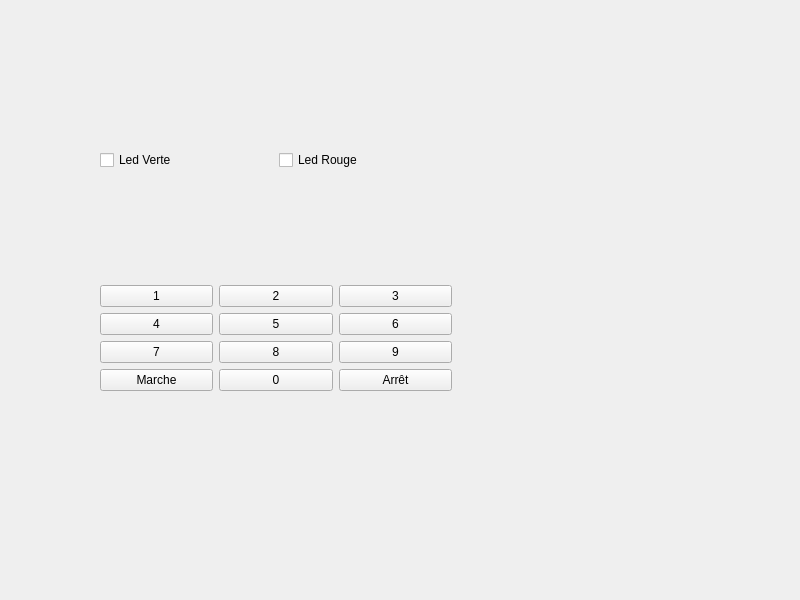
<?xml version="1.0" encoding="UTF-8"?>
<ui version="4.0">
 <class>Clavier</class>
 <widget class="QWidget" name="Clavier">
  <property name="geometry">
   <rect>
    <x>0</x>
    <y>0</y>
    <width>800</width>
    <height>600</height>
   </rect>
  </property>
  <property name="windowTitle">
   <string>Clavier</string>
  </property>
  <widget class="QWidget" name="verticalLayoutWidget">
   <property name="geometry">
    <rect>
     <x>100</x>
     <y>150</y>
     <width>352</width>
     <height>241</height>
    </rect>
   </property>
   <layout class="QVBoxLayout" name="verticalLayout">
    <item>
     <layout class="QHBoxLayout" name="horizontalLayout">
      <item>
       <widget class="QCheckBox" name="checkBox_2">
        <property name="text">
         <string>Led Verte</string>
        </property>
       </widget>
      </item>
      <item>
       <widget class="QCheckBox" name="checkBox">
        <property name="text">
         <string>Led Rouge</string>
        </property>
       </widget>
      </item>
     </layout>
    </item>
    <item>
     <spacer name="verticalSpacer">
      <property name="orientation">
       <enum>Qt::Vertical</enum>
      </property>
      <property name="sizeHint" stdset="0">
       <size>
        <width>20</width>
        <height>40</height>
       </size>
      </property>
     </spacer>
    </item>
    <item>
     <layout class="QGridLayout" name="gridLayout">
      <item row="2" column="0">
       <widget class="QPushButton" name="pushButton_10">
        <property name="text">
         <string>7</string>
        </property>
       </widget>
      </item>
      <item row="0" column="0">
       <widget class="QPushButton" name="pushButton_2">
        <property name="text">
         <string>1</string>
        </property>
       </widget>
      </item>
      <item row="0" column="1">
       <widget class="QPushButton" name="pushButton_4">
        <property name="text">
         <string>2</string>
        </property>
       </widget>
      </item>
      <item row="2" column="1">
       <widget class="QPushButton" name="pushButton_11">
        <property name="text">
         <string>8</string>
        </property>
       </widget>
      </item>
      <item row="1" column="0">
       <widget class="QPushButton" name="pushButton">
        <property name="text">
         <string>4</string>
        </property>
       </widget>
      </item>
      <item row="1" column="2">
       <widget class="QPushButton" name="pushButton_6">
        <property name="text">
         <string>6</string>
        </property>
       </widget>
      </item>
      <item row="3" column="0">
       <widget class="QPushButton" name="pushButton_7">
        <property name="text">
         <string>Marche</string>
        </property>
       </widget>
      </item>
      <item row="1" column="1">
       <widget class="QPushButton" name="pushButton_3">
        <property name="text">
         <string>5</string>
        </property>
       </widget>
      </item>
      <item row="0" column="2">
       <widget class="QPushButton" name="pushButton_5">
        <property name="text">
         <string>3</string>
        </property>
       </widget>
      </item>
      <item row="2" column="2">
       <widget class="QPushButton" name="pushButton_12">
        <property name="text">
         <string>9</string>
        </property>
       </widget>
      </item>
      <item row="3" column="2">
       <widget class="QPushButton" name="pushButton_9">
        <property name="text">
         <string>Arrêt</string>
        </property>
       </widget>
      </item>
      <item row="3" column="1">
       <widget class="QPushButton" name="pushButton_8">
        <property name="text">
         <string>0</string>
        </property>
       </widget>
      </item>
     </layout>
    </item>
   </layout>
  </widget>
 </widget>
 <resources/>
 <connections/>
</ui>
